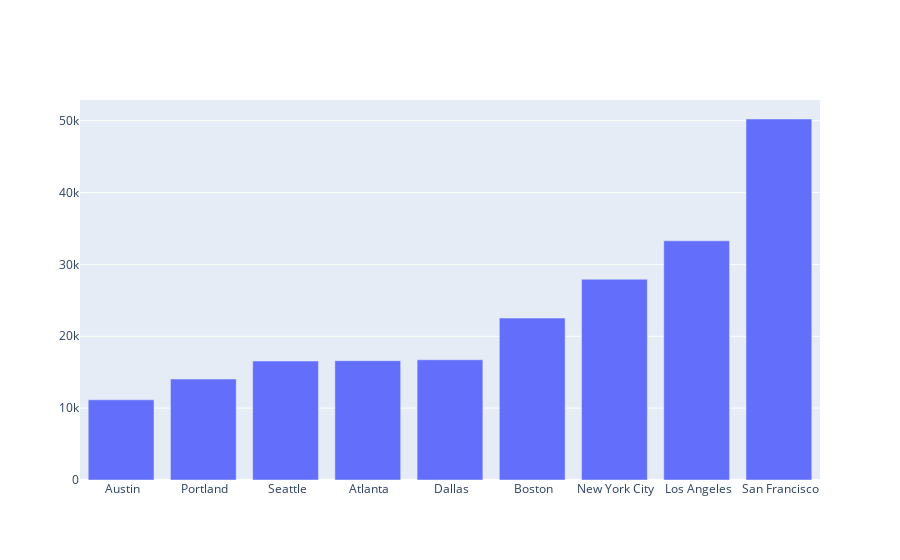

Notebook code for this chart:
### Code cell
city_product=alldata.groupby('city')['Quantity Ordered'].sum()
city_product=city_product.sort_values()
graph2=[go.Bar(x=city_product.index,y=city_product.values)]
plotly.offline.iplot(graph2)

### Figure 1 — Plotly figure (JSON) as saved in the notebook; plotly's stock layout.template omitted (floating-point values rounded to 4 significant figures)
{"data": [{"type": "bar", "x": [" Austin", " Portland", " Seattle", " Atlanta", " Dallas", " Boston", " New York City", " Los Angeles", " San Francisco"], "y": [11153, 14053, 16553, 16602, 16730, 22528, 27932, 33289, 50239]}], "layout": {}}
